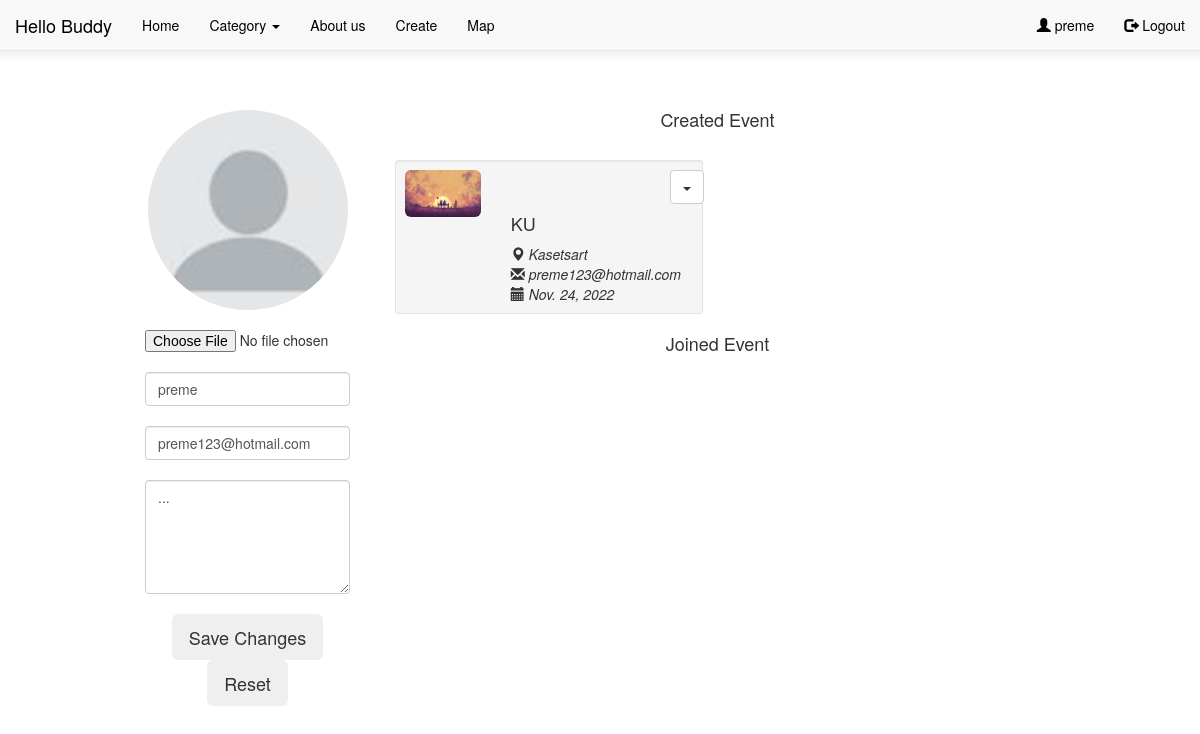
Page /profile-user (signed in) on the committed database.
### Hello_Buddy/models.py (models this page shows, shortened)
class Profile(models.Model):
    user = models.OneToOneField(User,
                                on_delete=models.CASCADE)
    avatar = models.ImageField(default="profile/images/default.jpg",
                               upload_to="profile/images")
    bio = models.TextField(default='...', max_length=50)

class HostOfEvent(models.Model):
    user = models.ForeignKey('auth.user', on_delete=models.CASCADE, null=True)
    event = models.ForeignKey('Hello_Buddy.Event',
                              on_delete=models.CASCADE, null=True)

class Event(models.Model):
    category = [
        ('eating', 'Eating'),
        ('sport', 'Sport'),
        ('movie', 'Movie'),
        ('party', 'Party'),
        ('education', 'Education'),
    ]
    name = models.CharField("Name", max_length=20)
    place = models.CharField("Place", max_length=50)
    participant = models.PositiveIntegerField("Participant",
                                            default=1)
    joined = models.PositiveIntegerField(default=0)
    date = models.DateField("Date")
    time = models.TimeField("Time")
    type = models.CharField("Type", max_length=20,
                            null=True, blank=True, choices=category)
    image_upload = models.ImageField(null=True,
                                     blank=True, upload_to='event/images',
                                     default='event/images/default.jpg')

### Hello_Buddy/views.py (the view)
# urls.py: path('profile-user', views.profile_user, name='profile-user'),
@login_required
def profile_user(request):
    try:
        profile = request.user.profile
    except Profile.DoesNotExist:
        profile = Profile(user=request.user)
    if request.method == "POST":
        if 'delete' in request.POST:
            print("delete")
            id = request.POST.get("delete")
            print(id)
            deleted_event = Event.objects.filter(id=id).first()
            deleted_event.delete()
        user_form = UpdateUserForm(request.POST, instance=request.user)
        profile_form = UpdateProfileForm(request.POST, request.FILES,
                                         instance=profile)
        if user_form.is_valid() and profile_form.is_valid():
            user_form.save()
            profile_form.save()
            messages.success(request,
                             "Your profile is updated successfully")
            return redirect(to="profile-user")
    else:
        user_form = UpdateUserForm(instance=request.user)
        profile_form = UpdateProfileForm(
            instance=request.user.profile)
    user = request.user
    all_event = HostOfEvent.objects.filter(
        user_id=user)  # Event objects
    joined_events = ParticipantOfEvent.objects.filter(
        user_id=user)
    context = {"events": all_event,
               "joined_events": joined_events,
               "profile": user.profile,
               "user_form": user_form,
               "profile_form": profile_form,
               }
    return render(request, "Hello_Buddy/profile_user.html",
                  context=context)

### Hello_Buddy/forms.py
class UpdateUserForm(forms.ModelForm):
    username = forms.CharField(
        max_length=100,
        required=True,
        widget=forms.TextInput(attrs={"class": "form-control"}),
    )
    email = forms.EmailField(
        required=True,
        widget=forms.TextInput(attrs={"class": "form-control"})
    )
    class Meta:
        model = User
        fields = ["username", "email"]

class UpdateProfileForm(forms.ModelForm):
    avatar = forms.ImageField(
        widget=forms.FileInput(attrs={"class": "form-control-file"})
    )
    bio = forms.CharField(
        widget=forms.Textarea(attrs={"class": "form-control", "rows": 5})
    )
    class Meta:
        model = Profile
        fields = ["avatar", "bio"]

### Hello_Buddy/templates/Hello_Buddy/profile_user.html (shortened to what this page needs)
{% extends 'Hello_Buddy/base.html' %}
{% block content %}
<div class="container" style="margin-top:100px">
    <form action='{% url "profile-user" %}' method='POST' enctype="multipart/form-data">
        <div class="col-sm-3">
            <div class="card-body text-center">
                <img src="{{ profile.avatar.url }}" alt="avatar"
                     class="img-circle person" width="200" height="200">
                <br>
                <br>
                {{ profile_form.avatar }}
                <br>
                {{ user_form.username}}
                <br>
                {{ user_form.email}}
                <br>
                {{ profile_form.bio }}
                <div class="d-flex justify-content-center mb-2">
                    <br>
                    <button type="submit" class="btn btn-dark btn-lg">Save Changes</button>
                    <button type="reset" class="btn btn-dark btn-lg">Reset</button>
                </div>
            </div>
        </div>
        <div class="text-center">
            <h4>Created Event</h4>
        </div>
        <br>
        <div class="col-sm-9">
            {% for i in events %}
            <div class="col-sm-6">
                <div class="well well-sm">
                    <div class="row">
                        <div class="col-sm-4">
                            <img src="{{i.event.image_upload.url}}" alt=""
                                 class="img-rounded img-responsive" width="142" height="98"/>
                        </div>
                        <div class="col-sm-8">
                            <div class="row">
                                <div class="col-sm-9"></div>
                                <div class="col-sm-3">
                                    <div class="btn-group">
                                        <button type="button" class="btn btn-default dropdown-toggle"
                                                data-toggle="dropdown" aria-haspopup="true" aria-expanded="false">
                                            <span class="caret"></span>
                                        </button>
                                    </div>
                                </div>
                            </div>
                            <h4>{{ i.event.name }}</h4>
                            <i><span class="glyphicon glyphicon-map-marker"></span> {{ i.event.place }}</i>
                            <i><span class="glyphicon glyphicon-envelope"></span> {{ i.user.email}}</i>
                            <i><span class="glyphicon glyphicon-calendar"></span> {{ i.event.date}}</i>
                        </div>
                    </div>
                </div>
            </div>
            {% endfor %}
        </div>
        <br>
        <br>
        <div class="text-center">
            <h4>Joined Event</h4>
        </div>
        <br>
        <div class="col-sm-9">
        </div>
    </form>
</div>
{% endblock %}

### Hello_Buddy/templates/Hello_Buddy/base.html (shortened to what this page needs)
{% load static %}
<!DOCTYPE html>
<html lang="en">
<head>
    <link rel="stylesheet" href="https://maxcdn.bootstrapcdn.com/bootstrap/3.4.1/css/bootstrap.min.css">
    <link rel="stylesheet"
          href="https://cdnjs.cloudflare.com/ajax/libs/font-awesome/4.7.0/css/font-awesome.min.css%22%3E">
</head>
<body>
<nav class="navbar navbar-default navbar-fixed-top">
    <div class="container-fluid">
        <div class="navbar-header">
            <a class="navbar-brand" style='color:black' href="#">Hello Buddy</a>
        </div>
        <ul class="nav navbar-nav">
            <li><a href="{% url 'home'%}">Home</a></li>
            <li class="dropdown"><a class="dropdown-toggle" data-toggle="dropdown" href="#">Category <span
                    class="caret"></span></a>
            </li>
            <li><a href="{% url 'aboutus'%}">About us</a></li>
            <li><a href="{% url 'create' %}">Create</a></li>
            <li><a href="{% url 'map' %}">Map</a></li>
        </ul>
        {% if user.is_authenticated %}
        <ul class="nav navbar-nav navbar-right">
            <li>
                <a
                        href="{% url 'profile-user'%}"
                ><span class="glyphicon glyphicon-user"></span> {{ user.username}}</a>
            </li>
            <li>
                <a onclick="document.getElementById('id01').style.display='block'"
                ><span class="glyphicon glyphicon-log-out"></span> Logout</a>
            </li>
        </ul>
        {% endif %}
    </div>
</nav>
{% block content %}{% endblock %}
</body>
</html>

### rows in the picture
Profile: avatar (placeholder picture), bio "..."
HostOfEvent: event.image_upload (placeholder picture), event.name "KU", event.place "Kasetsart", user.email "preme123@hotmail.com", event "Nov. 24, 2022"

### other values in the picture
{{ user.username }} "preme"
